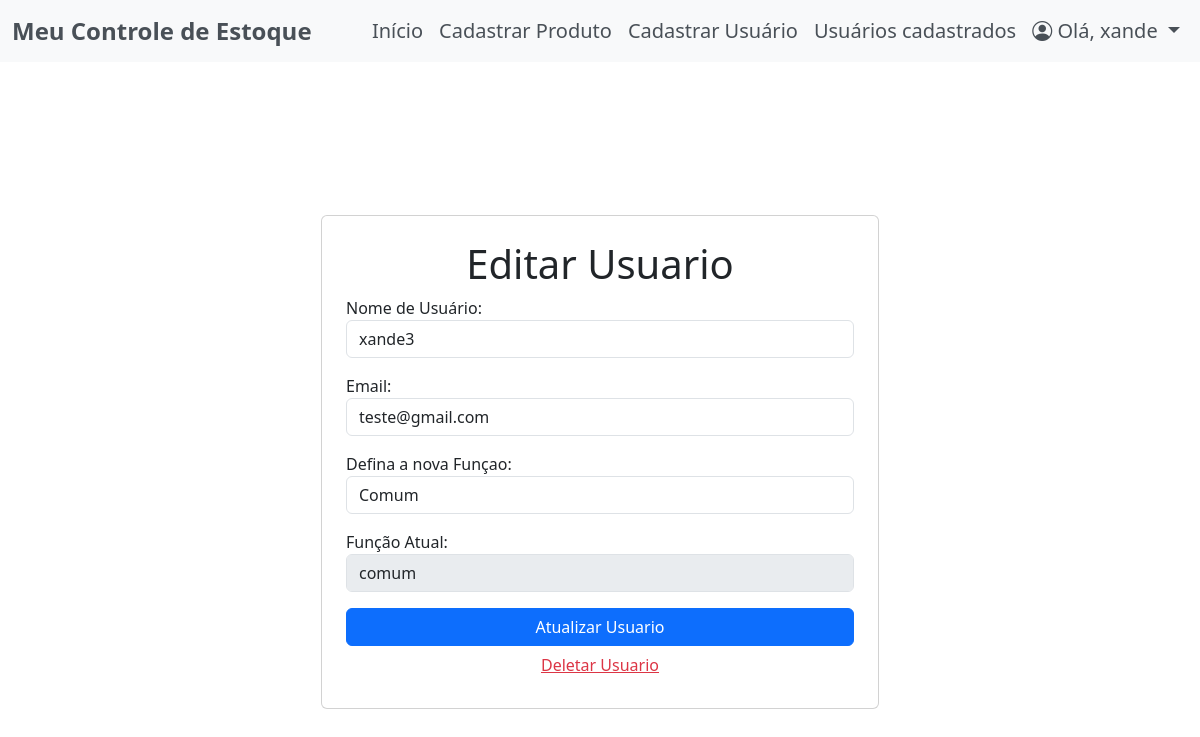
Page /editar_usuario_comum/4/ (signed in) on the committed database.
### app/models.py (models this page shows)
class Usuario(UserMixin, db.Model):
    id = db.Column(db.Integer, primary_key=True, autoincrement=True)
    username = db.Column(db.String(100), nullable=False, unique=True)
    password = db.Column(db.String(100), nullable=False)
    confirm_password = db.Column(db.String(100), nullable=False)
    email = db.Column(db.String(100), nullable=False, unique=True)
    nivel_funcao = db.Column(db.String(15), nullable=False, default='comum')

### app/routes.py (the view, shortened to what this page needs)
@bp.route('/editar_usuario_comum/<int:usuario_id>/', methods=['GET', 'POST'])
def editar_usuario_comum(usuario_id):
    if current_user.nivel_funcao != 'administrador':
        abort(403)
    usuario = Usuario.query.get(usuario_id)
    return render_template('editar_usuario.html', usuario=usuario)

### app/__init__.py (called while the page is built)
@login_manager.user_loader
def load_user(user_id):
    from app.models import Usuario
    return Usuario.query.get(int(user_id))

### app/templates/editar_usuario.html (shortened to what this page needs)
{% extends 'base.html' %}
{% block content %}
<div class="container d-flex justify-content-center align-items-center vh-100">
    <div class="card p-4 w-50">
        <h1 class="text-center">Editar Usuario</h1>
        <form action="{{url_for('routes.editar_usuario_comum', usuario_id=usuario.id )}}" method="post">
            <div class="form-group mb-3">
                <label for="username">Nome de Usuário:</label>
                <input type="text" id="username" name="username" class="form-control" value="{{ usuario.username }}"
                    required>
            </div>
            <div class="form-group mb-3">
                <label for="email">Email:</label>
                <input type="email" id="email" name="email" class="form-control" value="{{ usuario.email }}" required>
            </div>
            <div class="form-group mb-3">
                <label for="status">Defina a nova Funçao:</label>
                <select id="nivel_funcao" name="nivel_funcao" class="form-control">
                    <option value="comum" {% if usuario.nivel_funcao == 'comum' %}selected{% endif %}>Comum</option>
                </select>
            </div>
            <div class="form-group mb-3">
                <label for="funcao">Função Atual:</label>
                <input type="text"class="form-control" value="{{ usuario.nivel_funcao }}" disabled>
            </div>
            <button type="submit" class="btn btn-primary w-100">Atualizar Usuario</button>
        </form>
            <form action="{{ url_for('routes.deletar_usuario_comum', usuario_id=usuario.id) }}" class="text-center" method="POST">
                <button type="submit" class="text-danger btn btn-link w-100"
                    onclick="return confirm('Tem certeza que deseja excluir este usuario ?');">Deletar Usuario
                </button>
            </form>
    </div>
</div>
{% endblock %}

### app/templates/base.html (shortened to what this page needs)
<!DOCTYPE html>
<html lang="en">
<head>
    <link rel="stylesheet" href="https://cdn.datatables.net/1.13.6/css/jquery.dataTables.min.css">
    <link href="https://cdn.jsdelivr.net/npm/bootstrap@5.3.0/dist/css/bootstrap.min.css" rel="stylesheet">
    <link href="https://cdn.jsdelivr.net/npm/bootstrap-icons/font/bootstrap-icons.css" rel="stylesheet">
    <link rel="stylesheet" href="{{ url_for('static', filename='css/style.css') }}">
</head>
<body>
    {% block nav %}
    <nav class="navbar navbar-expand-lg" style="background-color: #f8f9fa;">
        <div class="container-fluid">
            <a class="navbar-brand fw-bold fs-4" href="#" style="color: #495057;">Meu Controle de Estoque</a>
            <div class="collapse navbar-collapse" id="navbarNav">
                <ul class="navbar-nav ms-auto">
                    <li class="nav-item">
                        <a class="nav-link fs-5" href="{{ url_for('routes.index') }}" style="color: #495057;">Início</a>
                    </li>
                    {% if current_user.nivel_funcao != 'comum' %}
                    <li class="nav-item">
                        <a class="nav-link fs-5" href="{{ url_for('routes.cadastrar_produto') }}" style="color: #495057;">Cadastrar Produto</a>
                    </li>
                    <li class="nav-item">
                        <a class="nav-link fs-5" href="{{ url_for('routes.registrar_usuario_comum') }}" style="color: #495057;">Cadastrar Usuário</a>
                    </li>
                    <li class="nav-item">
                        <a class="nav-link fs-5" href="{{ url_for('routes.listar_usuarios') }}" style="color: #495057;">Usuários cadastrados</a>
                    </li>
                    {% endif %}
                    <li class="nav-item dropdown">
                        <a class="nav-link dropdown-toggle fs-5" href="#" id="perfilDropdown" role="button" data-bs-toggle="dropdown" aria-expanded="false" style="color: #495057;">
                            <i class="bi bi-person-circle"></i> Olá, {{ current_user.username }}
                        </a>
                    </li>
                </ul>
            </div>
        </div>
    </nav>
    {% endblock %}
    {% block content %}
    {% endblock %}
</body>
</html>

### rows in the picture
Usuario: username "xande"
Usuario: username "xande3", email "teste@gmail.com", nivel_funcao "Comum", nivel_funcao "comum"
